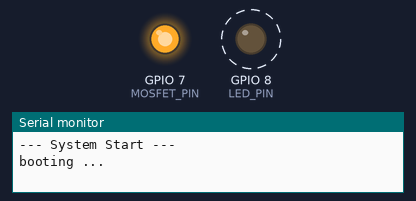
Bench run of a program on a simulated ESP32-C3. Shown: output pins drawn as LEDs (lit = HIGH), the last lines printed to the serial monitor. Dashed ring = blinking. Storage starts empty.

Above: at 0.2 s.
At 77.7 s:
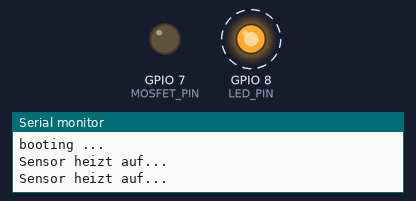
Timing chart, 0 to 78.0 s (numbered marks = the images above):
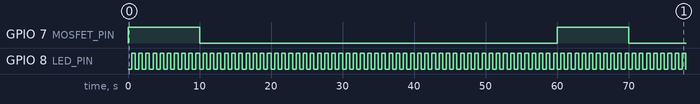

Measured:
- by itself, GPIO 7 (MOSFET_PIN): alternates HIGH for 10.0 s and LOW for 50.0 s
- by itself, GPIO 8 (LED_PIN): alternates HIGH for 0.50 s and LOW for 0.50 s
- by itself, everything shown: repeats every 60.0 s, in 122 steps

The program:

main.cpp
```cpp
#include <Arduino.h>
#include <WiFi.h>
#include <ESPAsyncWebServer.h>
#include <WebSocketsServer.h>
#include <ArduinoJson.h>
#include <LittleFS.h>
#include "defines.h"
#include "lib.h"

// Instanzen
AsyncWebServer server(80);
WebSocketsServer webSocket(81);

// Sensor Status
uint32_t sensorTimer = 0;
bool sensorActive = false;
bool warmUp = false;

void setup() {
    Serial.begin(115200);
// Warte bis zu 5 Sekunden, ob eine USB-Verbindung steht
    while (!Serial && millis() < 5000);

    Serial.println("--- System Start ---");
    Serial.println("booting ...");

    // Initialisierung der Funktionen aus lib.cpp
    initLed();
    initADC();

    pinMode(config::pins::MOSFET_PIN, OUTPUT);
    digitalWrite(config::pins::MOSFET_PIN, HIGH); // Sensor initial AUS

    if(!LittleFS.begin(true)) Serial.println("LittleFS Error");

    // WiFi & WebServer
    WiFi.softAP("Luft-Monitor", "12345678");
    webSocket.begin();

    server.on("/", HTTP_GET, [](AsyncWebServerRequest *request){
        request->send(LittleFS, "/index.html", "text/html");
    });
    server.begin();

    // PMS5003 an Serial1
    Serial1.begin(9600, SERIAL_8N1, config::pins::PMS_RX, config::pins::PMS_TX);

    sensorTimer = millis();
}

void loop() {
    LEDTask();
    webSocket.loop();

    uint32_t now = millis();

    // Logik: 50s Messung inkl. 30s Warmup -> 10s Pause
    if (!sensorActive && (now - sensorTimer >= 10000)) {
        digitalWrite(config::pins::MOSFET_PIN, LOW); // EIN
        sensorActive = true;
        warmUp = true;
        sensorTimer = now;
        Serial.println("Sensor heizt auf...");
    }
    else if (sensorActive) {
        if (warmUp && (now - sensorTimer >= 30000)) {
            warmUp = false;
        }
        else if (!warmUp) {
            // Daten lesen
            if (Serial1.available() >= 32) {
                uint8_t buf[32];
                Serial1.readBytes(buf, 32);
                if (buf[0] == 0x42 && buf[1] == 0x4D) {
                    // Validate PMS5003 checksum (sum of bytes 0..29 == checksum at 30..31)
                    uint16_t recv_checksum = ((uint16_t)buf[30] << 8) | buf[31];
                    uint16_t calc = 0;
                    for (int i = 0; i < 30; ++i) calc += buf[i];
                    if (calc != recv_checksum) {
                        Serial.println("PMS checksum mismatch, skipping frame");
                    } else {
                        StaticJsonDocument<256> doc;
                        doc["pm25"] = (buf[12] << 8) | buf[13];
                        doc["vbat"] = getLipoVoltage();

                        String out;
                        serializeJson(doc, out);
                        webSocket.broadcastTXT(out);
                    }
                }
            }

            if (now - sensorTimer >= 50000) {
                digitalWrite(config::pins::MOSFET_PIN, HIGH); // AUS
                sensorActive = false;
                sensorTimer = now;
            }
        }
    }
}
```

defines.h
```cpp
#ifndef DEFINES_H_
#define DEFINES_H_

#include <Arduino.h>

namespace config {
    namespace pins {
        const uint8_t LED_PIN = 8;          // Onboard LED
        const uint8_t BUZZER_PIN = 3;       // Buzzer
        const uint8_t PIN_UBAT = 0;         // LiPo Messung (GPIO 0)
        const uint8_t MOSFET_PIN = 7;       // Sensor Power
        const uint8_t PMS_RX = 4;           // PMS5003 TX -> ESP RX
        const uint8_t PMS_TX = 5;           // ESP TX -> PMS RX
    }
}

#define DEBUG
#endif  // DEFINES_H_
```

wifi_local.cpp
```cpp
#include <Arduino.h>
#include <WiFi.h>
#include <ESPAsyncWebServer.h>
#include <WebSocketsServer.h>
#include <ArduinoJson.h>
#include <LittleFS.h>
#include "defines.h"

// Globale Variablen für Netzwerkstatus
bool connected = false;

class NetworkManager {
public:
    // Lädt die Konfiguration aus /config.json und gibt true bei Erfolg zurück
    bool load_config() {
        // Expect LittleFS to be mounted by the main setup()
        if (!LittleFS.exists("/config.json")) {
            Serial.println("config.json not found or LittleFS not mounted");
            return false;
        }

        File file = LittleFS.open("/config.json", "r");
        if (!file) {
            Serial.println("Failed to open /config.json");
            return false;
        }

        StaticJsonDocument<1024> doc;
        DeserializationError error = deserializeJson(doc, file);
        file.close();

        if (error) {
            Serial.print("Failed to parse config.json: ");
            Serial.println(error.c_str());
            return false;
        }

        const char* ssid = doc["SSID"] | "ESP32-Station";
        const char* password = doc["PASSWORD"] | "";

        Serial.print("Config geladen für: ");
        Serial.println(ssid);

        // Hier könnte man die Werte in Klassenvariablen speichern
        return true;
    }
};

// Initialisiert Access Point; um Namen/Kennwort zu überschreiben, Parameter übergeben
void initWiFiAP(const char* ap_ssid = "Feinstaub-Station", const char* ap_pass = "12345678") {
    WiFi.mode(WIFI_AP);
    bool ok = WiFi.softAP(ap_ssid, ap_pass);
    connected = ok;

    Serial.print("Started AP '");
    Serial.print(ap_ssid);
    Serial.print("' -> ");
    Serial.println(ok ? "OK" : "FAILED");
}

// Kompatibilitäts-Wrapper für vorhandene C-Schnittstelle
void init() {
    initWiFiAP();
}

// Platzhalter, falls alte API noch verwendet wird
void serverLoop() {
    // Falls später ein Webserver-loop benötigt wird, implementieren
}
```

lib.cpp
```cpp
#include "lib.h"
#include "defines.h"
#include <Arduino.h>

unsigned long LastLedMillis = 0;
bool ledState = false;

void initLed() {
    pinMode(config::pins::LED_PIN, OUTPUT);
}

void LEDTask() {
    if (millis() - LastLedMillis >= 500) {
        LastLedMillis = millis();
        ledState = !ledState;
        digitalWrite(config::pins::LED_PIN, ledState);
    }
}

void initADC() {
    analogReadResolution(12);
    analogSetAttenuation(ADC_11db);
}

float getLipoVoltage() {
    int raw = analogRead(config::pins::PIN_UBAT);
    // Faktor für ESP32-C3 Spannungsteiler
    return (float)raw * 0.0040293 * 0.905;
}

void printLipoVoltage() {
    Serial.printf("Spannung: %.2fV\n", getLipoVoltage());
}
```

lib.h
```cpp
#ifndef LIB_H_
#define LIB_H_

void initADC();
float getLipoVoltage();
void printLipoVoltage();
void initLed();
void LEDTask();

#endif
```
